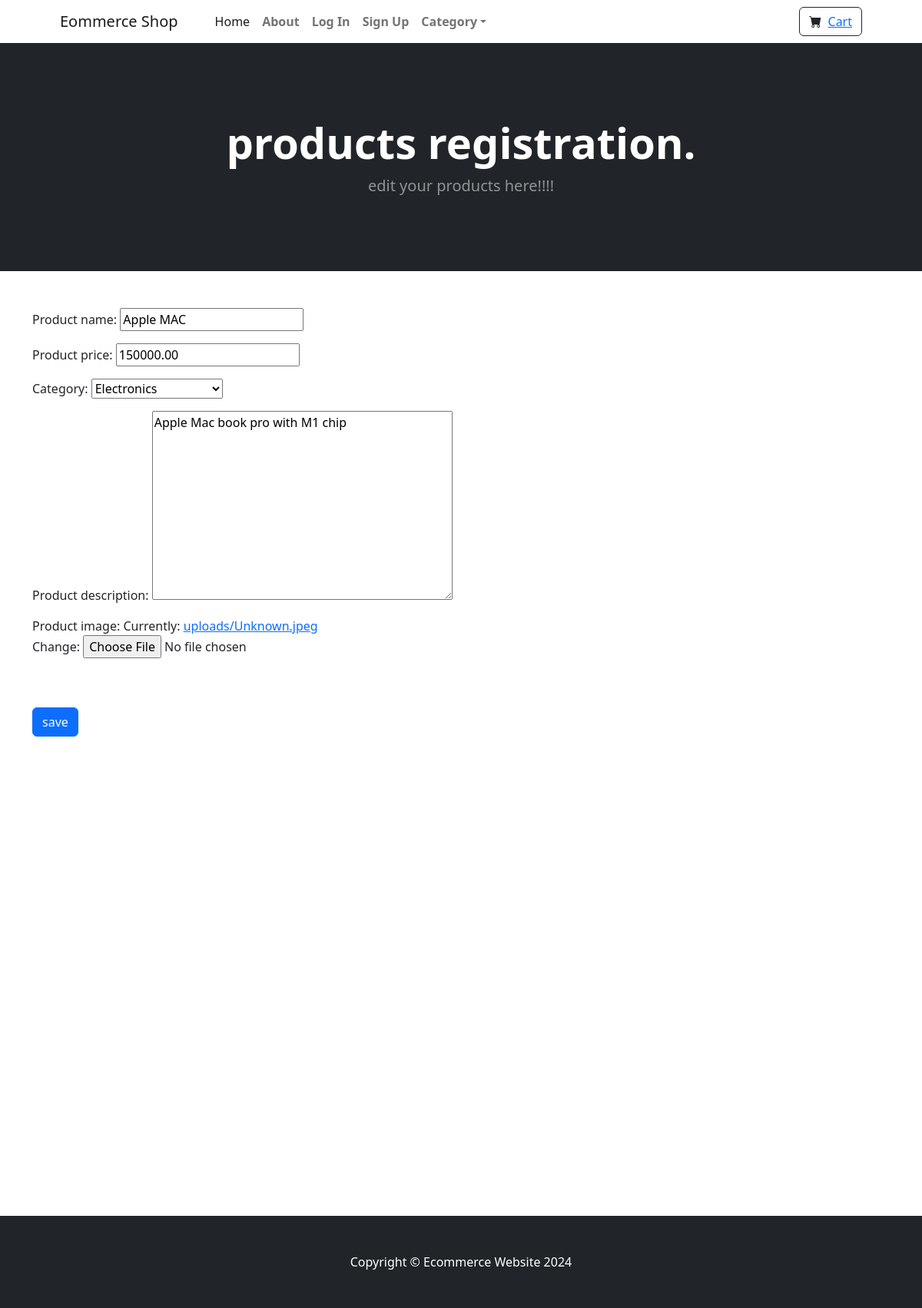
Screenshot of /edit/1 with the database file from the repository.
### store/models.py (models this page shows, shortened)
class Product(models.Model):
    product_name=models.CharField(max_length=200)
    product_price=models.DecimalField(max_digits=8,decimal_places=2)
    category=models.ForeignKey(Category,on_delete=models.CASCADE,default=1)
    product_description=models.TextField(default="",blank=True,null=True)
    product_image=models.ImageField(upload_to="uploads/",default="uploads/sample.png")

### store/views.py (the view)
# urls.py: path("edit/<int:pk>",views.edit_product,name="edit_product"),#defined a url path to edit products
def edit_product(request,pk): #similarly we can add fuction to edit the product data
      product=get_object_or_404(Product,pk=pk)
      if request.method=='POST':
        form=Product_Form(request.POST,request.FILES,instance=product)
        if form.is_valid():
            form.save()
            return redirect('home')
      else:
        form=Product_Form(instance=product)
        return render(request,'edit_product.html',{'form':form})

### store/forms.py
class Product_Form(forms.ModelForm):  #form is created to add edit and delete products
    class Meta: #product table from model class is fetched here
        model=Product
        fields=['product_name','product_price','category','product_description','product_image']

### store/models.py (called while the page is built)
    def __str__(self):
        return self.name

### store/templates/edit_product.html (shortened to what this page needs)
{% extends 'base.html' %}
{% block content %}
<header class="bg-dark py-5">
    <div class="container px-4 px-lg-5 my-5">
        <div class="text-center text-white">
            <h1 class="display-4 fw-bolder">products registration.</h1>
            <p class="lead fw-normal text-white-50 mb-0">edit your products here!!!!</p>
        </div>
    </div>
</header>
<div class="container">
    <div class="row">
            <div class="col-8">
                <br/><br/>
                <form method ="POST" enctype="multipart/form-data" >
                    {{ form.as_p }}
                    <br/><br/>
                    <button type="submit" class="btn btn-primary">save</button>
                  </form>
            <br/><br/>
        </div>
        <br/><br/>  <br/><br/>
    </div>
    <br/><br/>  <br/><br/><br/><br/>  <br/><br/>
    <br/><br/>  <br/><br/><br/><br/>  <br/><br/>
    <br/><br/>  <br/><br/><br/><br/>  <br/><br/>
</div>
{% endblock %}

### rows the page displays
Product: product_name "Apple MAC", product_price "150000.00", category "Electronics", product_description "Apple Mac book pro with M1 chip"
